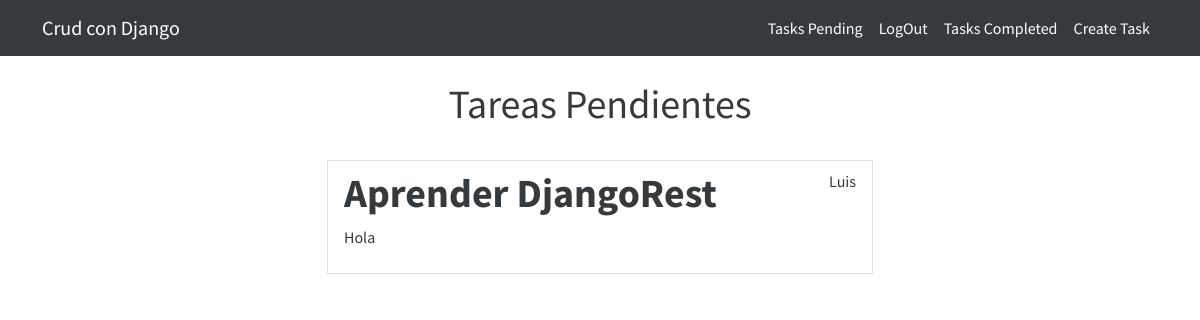
/tasks/ (signed in), run on the app's committed database.
### tasks/models.py (models this page shows, shortened)
class Tasks(models.Model):
    title = models.CharField(max_length=100)
    description = models.TextField(blank=True)
    created_at = models.DateTimeField(auto_now_add=True)
    datecompleted = models.DateTimeField(null=True,blank=True)
    important = models.BooleanField(default=False)
    user = models.ForeignKey(User, on_delete=models.CASCADE)

### tasks/views.py (the view)
# urls.py: path('', include('tasks.urls'))
@login_required
def tasks(request):
    tasks = Tasks.objects.filter(user=request.user,datecompleted__isnull=True)
    return render(request,'tasks.html',{"tasks":tasks,"title":"Tareas Pendientes"})

### tasks/templates/tasks.html (shortened to what this page needs)
{% extends "index.html" %}
{% block body %}
    <main class="container">
        <div class="row">
            <div class="col-md-6 offset-md-3">
                <h1 class="text-center py-4">{{title}}</h1>
                <ul class="list-group">
                {% for task in tasks %}
                    <a class="list-group-item"  href="{% url 'task-detail' task.id %}" >
                        <header class="d-flex justify-content-between">
                            {% if task.important %}
                                <h1 class="fw-bold text-success">{{task.title}}</h1>
                            {% else %}
                                <h1 class="fw-bold">{{task.title}}</h1>
                            {% endif %}
                            <p>{{task.user.username}}</p>
                        </header>
                        <p>{{task.description}}</p>
                {% endfor %}
                </ul>
            </div>
        </div>
    </main>
{% endblock%}

### data on the page
Tasks: title "Aprender DjangoRest", user.username "Luis", description "Hola"

### other printed values
{{ title }} "Tareas Pendientes"
